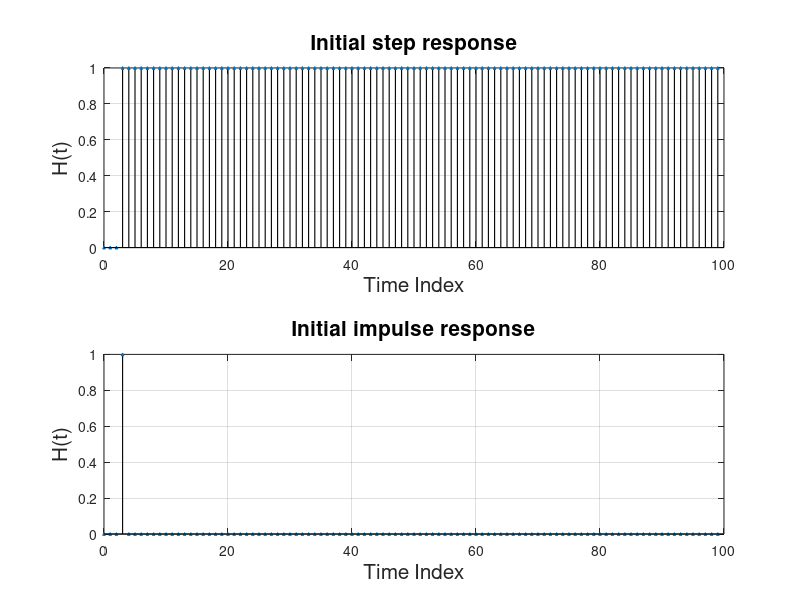
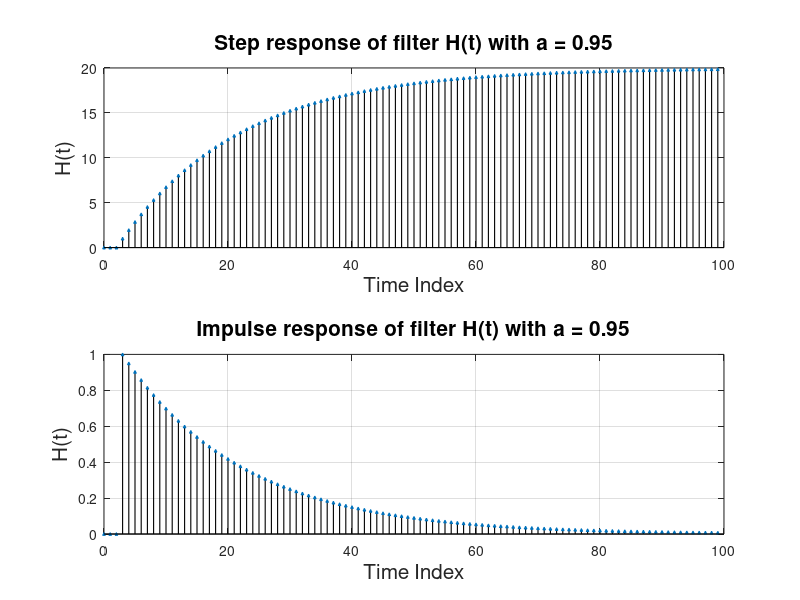
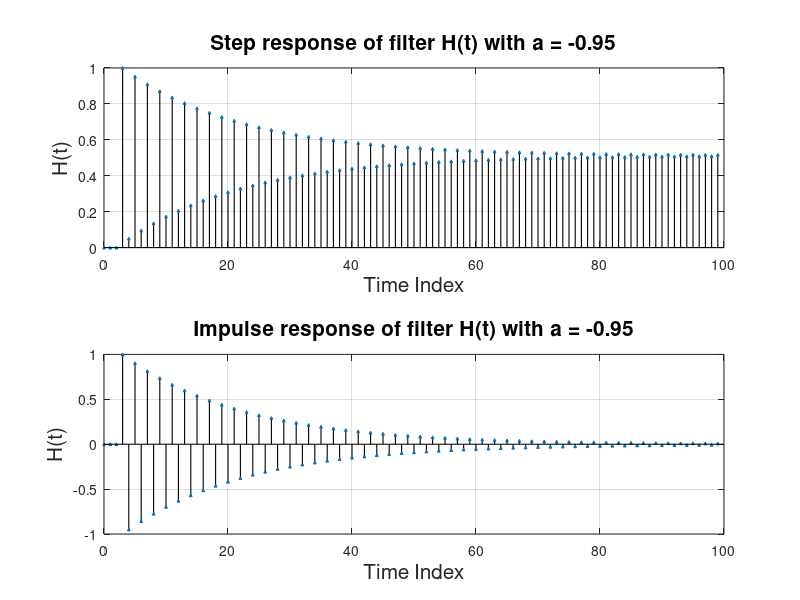

MATLAB code to generate these figures, in order:
%Low pass and High pass filter on impulse and step response
%Rijk van Wijk & Nicolaas du Plessis
close all; clear; clc;

N = 100; %number of samples
x_step = [0 0 0 ones(1,N-3)]; %step response
x_impulse = [0 0 0 1 zeros(1, N-4)]; %impulse response
n = 0:N-1; %time index

%Low Pass Filter
a = 0.95;
y_lp_step = filter(1, [1 -a], x_step);
y_lp_impulse = filter(1, [1 -a], x_impulse);
%High Pass Filter
a = -0.95;
y_hp_step = filter(1, [1 -a], x_step);
y_hp_impulse = filter(1, [1 -a], x_impulse);

%Plot Input Pulses 
figure(1)
subplot(211); stem(n,x_step,'filled','LineStyle','-','LineWidth',0.8,'Color','black','Marker','^','MarkerSize',2);
ylabel('H(t)','Fontsize',15); xlabel('Time Index','Fontsize',15); grid on;
title('Initial step response','Fontsize',15)

subplot(212); stem(n,x_impulse,'filled','LineStyle','-','LineWidth',0.8,'Color','black','Marker','^','MarkerSize',2);
ylabel('H(t)','Fontsize',15); xlabel('Time Index','Fontsize',15); grid on;
title('Initial impulse response','Fontsize',15)

%Low Pass Filter
figure(2)
subplot(211); stem(n,y_lp_step,'filled','LineStyle','-','LineWidth',0.8,'Color','black','Marker','^','MarkerSize',2);
ylabel('H(t)','Fontsize',15); xlabel('Time Index','Fontsize',15); grid on;
title('Step response of filter H(t) with a = 0.95','Fontsize',15)

subplot(212); stem(n,y_lp_impulse,'filled','LineStyle','-','LineWidth',0.8,'Color','black','Marker','^','MarkerSize',2);
ylabel('H(t)','Fontsize',15); xlabel('Time Index','Fontsize',15); grid on;
title('Impulse response of filter H(t) with a = 0.95','Fontsize',15)

%High Pass Filter
figure(3)
subplot(211); stem(n,y_hp_step,'filled','LineStyle','-','LineWidth',0.8,'Color','black','Marker','^','MarkerSize',2);
ylabel('H(t)','Fontsize',15); xlabel('Time Index','Fontsize',15); grid on;
title('Step response of filter H(t) with a = -0.95','Fontsize',15)

subplot(212); stem(n,y_hp_impulse,'filled','LineStyle','-','LineWidth',0.8,'Color','black','Marker','^','MarkerSize',2);
ylabel('H(t)','Fontsize',15); xlabel('Time Index','Fontsize',15); grid on;
title('Impulse response of filter H(t) with a = -0.95','Fontsize',15)
